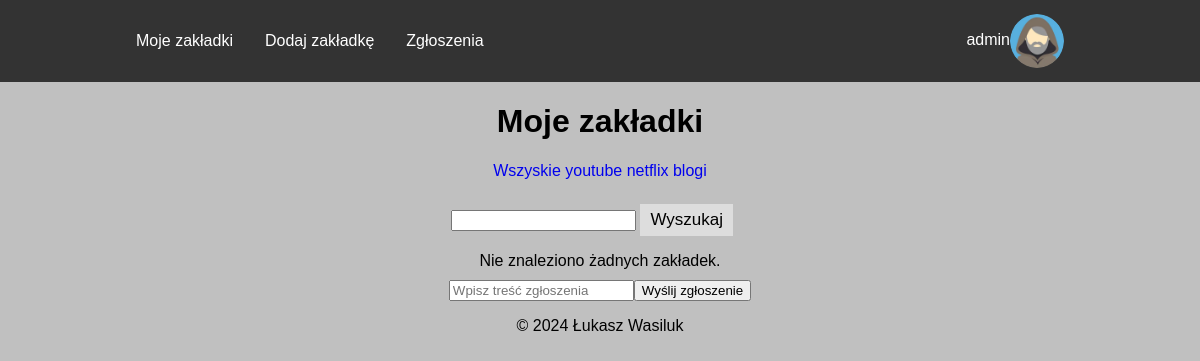
The app's page /index.php?idKat=1 (signed in), older data.
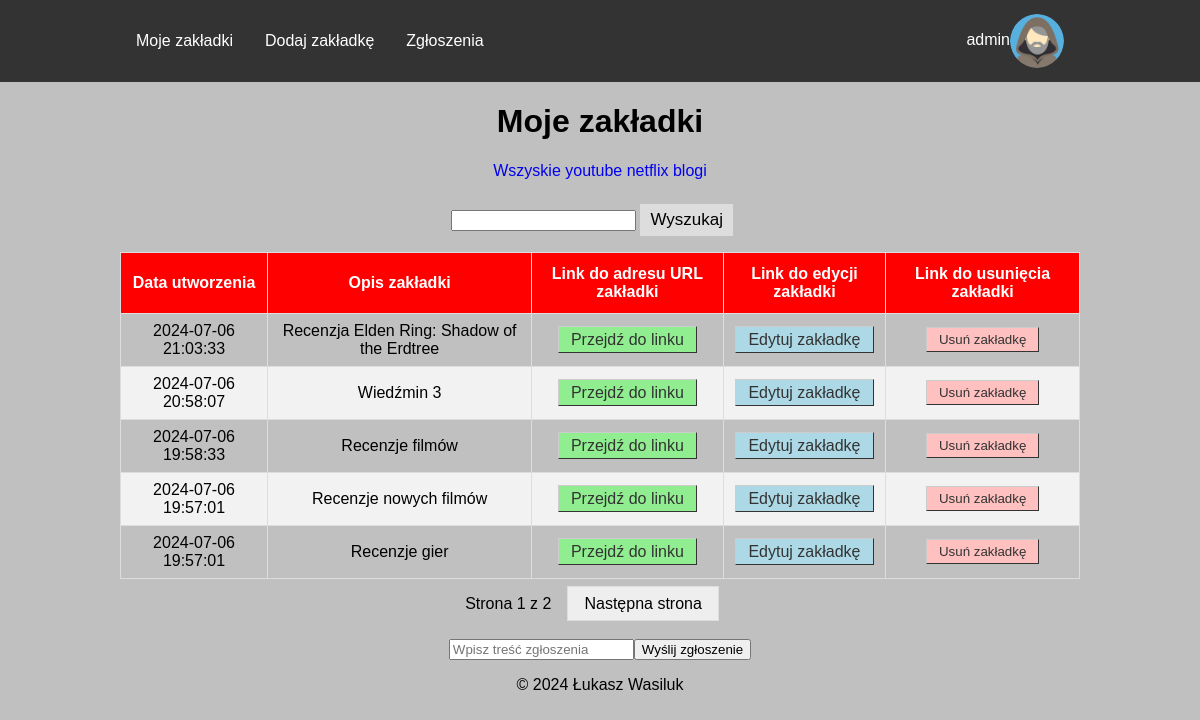
The same page, newer data.
### tables this page shows
CREATE TABLE `kategorie` (
  `id` int(10) UNSIGNED NOT NULL,
  `nazwa` varchar(64) NOT NULL
);

CREATE TABLE `zakladki` (
  `id` int(10) UNSIGNED NOT NULL,
  `idUzytkownika` int(10) UNSIGNED NOT NULL,
  `idKategorii` int(10) UNSIGNED NOT NULL,
  `url` text NOT NULL,
  `opis` text NOT NULL,
  `dataUtworzenia` timestamp NOT NULL DEFAULT current_timestamp()
);

### isAdmin.php (called while the page is built)
<?php
$nick = $_SESSION["login"];
$sql = "SELECT rola FROM uzytkownicy WHERE login = '$nick'";
$result = $conn->query($sql);
if ($result->fetch_object()->rola === "admin") {
    $isAdmin = true;
}
else {
    $isAdmin = false;
}

### index.php (the view, shortened to what this page needs)
<!DOCTYPE html>
<html lang="en">
<head>
    <link rel="stylesheet" href="./Styles/styles.css">
</head>
<body>
    <?php
    require("menu.php");
    ?>
    <main class="text-center">
        <h1>Moje zakładki</h1>
        <div class="center-80">
            <?php
            $sql = "SELECT id, nazwa FROM kategorie";
            $result = $conn->query($sql);
            echo "<a href='index.php' class='filter-link'>Wszyskie</a>";
            while ($row = $result->fetch_object()) {
                echo " <a href='index.php?idKat={$row->id}' class='filter-link'>{$row->nazwa}</a>";
            }
            ?>
            <form>
                <p>
                    <input type="text" name="fraza">
                    <button type="submit" class="search-button">Wyszukaj</button>
                </p>
            </form>
            <?php
            $sql = "SELECT id, url, opis, dataUtworzenia FROM zakladki WHERE idUzytkownika = {$_SESSION['id']}";
            if (isset($_GET["idKat"])) {
                $idKat = $_GET["idKat"];
                $sql .= " AND idKategorii = $idKat";
            } elseif (isset($_GET["fraza"])) {
                $fraza = $_GET["fraza"];
                $sql .= " AND opis LIKE '%$fraza%'";
            }
            if (isset($_GET["page"])) {
                $page  = $_GET["page"];
            } else {
                $page = 1;
            }
            $limit = 5;
            $page_index = ($page - 1) * $limit;
            $sqlToCountRecords = str_replace("id, url, opis, dataUtworzenia", "count(*)", $sql);
            $sql .= " ORDER BY dataUtworzenia DESC";
            $sql .= " LIMIT $page_index, $limit";
            $result = $conn->query($sql);
            if ($result->num_rows > 0) {
                echo "<table>";
                echo "<thead>";
                echo "<th>Data utworzenia</th>";
                echo "<th>Opis zakładki</th>";
                echo "<th>Link do adresu URL zakładki</th>";
                echo "<th>Link do edycji zakładki</th>";
                echo "<th>Link do usunięcia zakładki</th>";
                echo "<tbody>";
                while ($row = $result->fetch_assoc()) {
                    echo "<tr>";
                    echo "<td>{$row['dataUtworzenia']}</td>";
                    echo "<td>{$row['opis']}</td>";
                    echo "<td><a href={$row['url']} target='_blank' class='button success-btn'>Przejdź do linku</a></td>";
                    echo "<td><a href='updateForm.php?idZakladki={$row['id']}' class='button update-btn'>Edytuj zakładkę</a></td>";
                    echo "<td>";
                    echo "<form method='POST' action='delete.php'>";
                    echo "<input type='submit' value='Usuń zakładkę' class='button delete-btn'>";
                    echo "</form>";
                    echo "</td>";
                    echo "</tr>";
                }
                echo "</tbody>";
                echo "</table>";
                $result = $conn->query($sqlToCountRecords);
                $numberOfRecords = $result->fetch_row()[0];
                $total_pages = ceil($numberOfRecords / $limit);
                $params = $_GET;
                echo "<div class='pagination'>";
                echo "Strona $page z $total_pages";
                if ($page < $total_pages) {
                    unset($params['page']);
                    $params['page'] = ($page + 1);
                    $new_query_string = http_build_query($params);
                    echo "<a class='button' href='index.php?" . $new_query_string . "'>Następna strona</a>";
                }
            } else {
                echo "Nie znaleziono żadnych zakładek.";
            }
            echo "</div>";
            ?>
        </div>
    </main>
    <?php
    require("footer.php");
    ?>
</body>
</html>

### menu.php (shortened to what this page needs)
<?php
require("db.php");
require("isAdmin.php");
?>
<header>
    <nav class="navbar">
        <div class="center-80">
            <a href="index.php">Moje zakładki</a>
            <a href="insertForm.php">Dodaj zakładkę</a>
            <?php
            if ($isAdmin === true) {
                echo "<a href='reports.php'>Zgłoszenia</a>";
            }
            ?>
            <div class="dropdown">
                <button class="dropbtn"><?= $_SESSION["login"] ?><img src="./Images/<?= $_SESSION["awatar"] ?>" alt="Avatar" class="avatar"></button>
            </div>
        </div>
    </nav>
</header>

### footer.php (shortened to what this page needs)
<footer class="text-center">
    <?php
    if (isset($_SESSION["login"])) {
        echo "<input type='text' id='reportText' placeholder='Wpisz treść zgłoszenia'>";
        echo "<button type='button' id='sendReport'>Wyślij zgłoszenie</button>";
    }
    ?>
    <p>&copy; 2024 Łukasz Wasiluk</p>
</footer>

### Styles/styles.css (style rules this page uses)
body { font-family: Arial, Helvetica, sans-serif; margin: 0; background-color: silver; }
footer { margin: 10px auto; }
.navbar { overflow: hidden; background-color: #333; }
.navbar a { float: left; font-size: 16px; color: white; text-align: center; padding: 32px 16px; text-decoration: none; }
.dropdown { float: right; overflow: hidden; }
.dropdown .dropbtn { font-size: 16px; border: none; outline: none; color: white; padding: 14px 16px; background-color: inherit; font-family: inherit; margin: 0; }
.center-80 { width: 80%; margin: auto; }
.text-center { text-align: center; }
.pagination { display: inline-block; text-align: center; padding: 1rem; }
.pagination a { color: black; padding: 8px 16px; text-decoration: none; border: 1px solid #ddd; margin: 0 1rem; }
.avatar { vertical-align: middle; width: auto; height: 54px; border-radius: 50%; }
.filter-link { text-decoration: none; }
.search-button { padding: 6px 10px; margin-top: 8px; margin-right: 16px; background: #ddd; font-size: 17px; border: none; cursor: pointer; }
table { font-family: Arial, Helvetica, sans-serif; border-collapse: collapse; width: 100%; }
td, th { border: 1px solid #ddd; padding: 8px; }
tr:nth-child(even) { background-color: #f2f2f2; }
th { padding-top: 12px; padding-bottom: 12px; text-align: center; background-color: red; color: white; }
.button { font: bold 14px; text-decoration: none; background-color: #EEEEEE; color: #333333; padding: 4px 12px 4px 12px; border-top: 1px solid #CCCCCC; border-right: 1px solid #333333; border-bottom: 1px solid #333333; border-left: 1px solid #CCCCCC; }
.delete-btn { background-color: #FFC0C0; }
.update-btn { background-color: #ADD8E6; }
.success-btn { background-color: #90EE90; }

Row changes from the older to the newer data that the page shows:
added zakladki: dataUtworzenia "2024-07-06 21:03:33", opis "Recenzja Elden Ring: Shadow of the Erdtree"
added zakladki: dataUtworzenia "2024-07-06 20:58:07", opis "Wiedźmin 3"
added zakladki: dataUtworzenia "2024-07-06 19:58:33", opis "Recenzje filmów"
added zakladki: dataUtworzenia "2024-07-06 19:57:01", opis "Recenzje nowych filmów"
added zakladki: dataUtworzenia "2024-07-06 19:57:01", opis "Recenzje gier"
Text that changed along with them:
$page: (not shown) → "1"
$total_pages: (not shown) → "2"
text no longer shown: "Nie znaleziono żadnych zakładek."
text now shown: "Data utworzenia Opis zakładki Link do adresu URL zakładki Link do edycji zakładki Link do usunięcia zakładki Strona z Następna strona"
